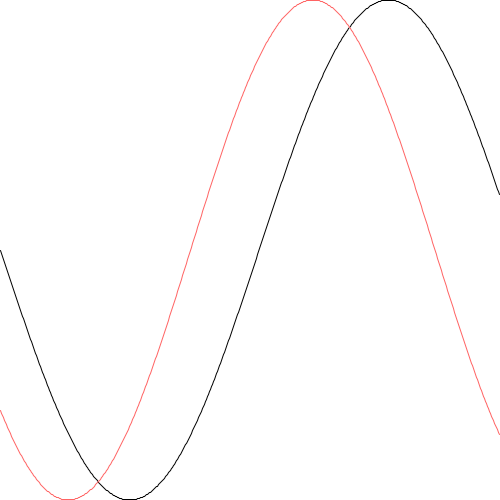
Frame 1 (no input)
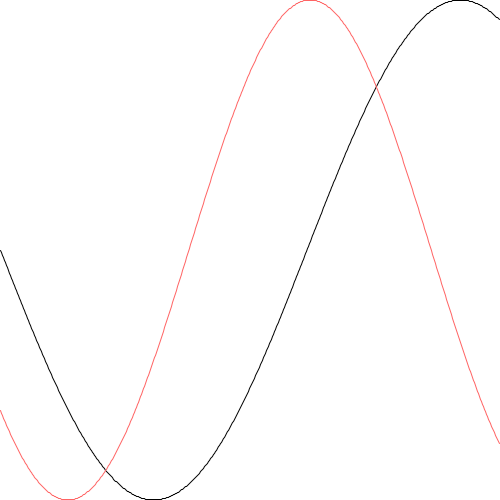
Frame 2 (the mouse pressed at the canvas centre, redrawn once)

The Processing sketch that drew these frames (run headless with seeded random() and noise(); the mouse was pressed at the canvas centre and the sketch redrawn once):

// Processing sketch: ch7_WavesDiffPhase
// ── ch7_WavesDiffPhase.pde
void setup() {
  size(500, 500);
  noLoop();
}

void draw() {
  background(255);

  stroke(0);
  noFill();

  float period = random(50, 100);
  float freq = 1/period;

  //1
  beginShape();
  for (float x = 0; x < width; x+=1) {
    float y = sin(freq*x + radians(0));
    y = map(y, -1, 1, 0, height);
    vertex(x, y);
  }
  endShape();

  period = random(70, 100);
  freq = 1/period;

  //2
  beginShape();
  stroke(255, 100, 100);
  for (float x = 0; x < width; x+=1) {
    float y = sin(freq*x + radians(40));
    y = map(y, -1, 1, 0, height);
    vertex(x, y);
  }
  endShape();
}
